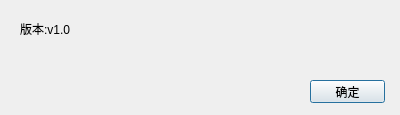
<?xml version="1.0" encoding="UTF-8"?>
<ui version="4.0">
 <class>CAboutWnd</class>
 <widget class="QDialog" name="CAboutWnd">
  <property name="geometry">
   <rect>
    <x>0</x>
    <y>0</y>
    <width>400</width>
    <height>115</height>
   </rect>
  </property>
  <property name="minimumSize">
   <size>
    <width>400</width>
    <height>115</height>
   </size>
  </property>
  <property name="maximumSize">
   <size>
    <width>400</width>
    <height>115</height>
   </size>
  </property>
  <property name="windowTitle">
   <string>Dialog</string>
  </property>
  <widget class="QLabel" name="label">
   <property name="geometry">
    <rect>
     <x>20</x>
     <y>20</y>
     <width>60</width>
     <height>16</height>
    </rect>
   </property>
   <property name="text">
    <string>&lt;html&gt;&lt;head/&gt;&lt;body&gt;&lt;p&gt;版本:v1.0&lt;/p&gt;&lt;/body&gt;&lt;/html&gt;</string>
   </property>
  </widget>
  <widget class="QPushButton" name="pushButton">
   <property name="geometry">
    <rect>
     <x>310</x>
     <y>80</y>
     <width>75</width>
     <height>23</height>
    </rect>
   </property>
   <property name="text">
    <string>确定</string>
   </property>
  </widget>
 </widget>
 <resources/>
 <connections/>
</ui>
